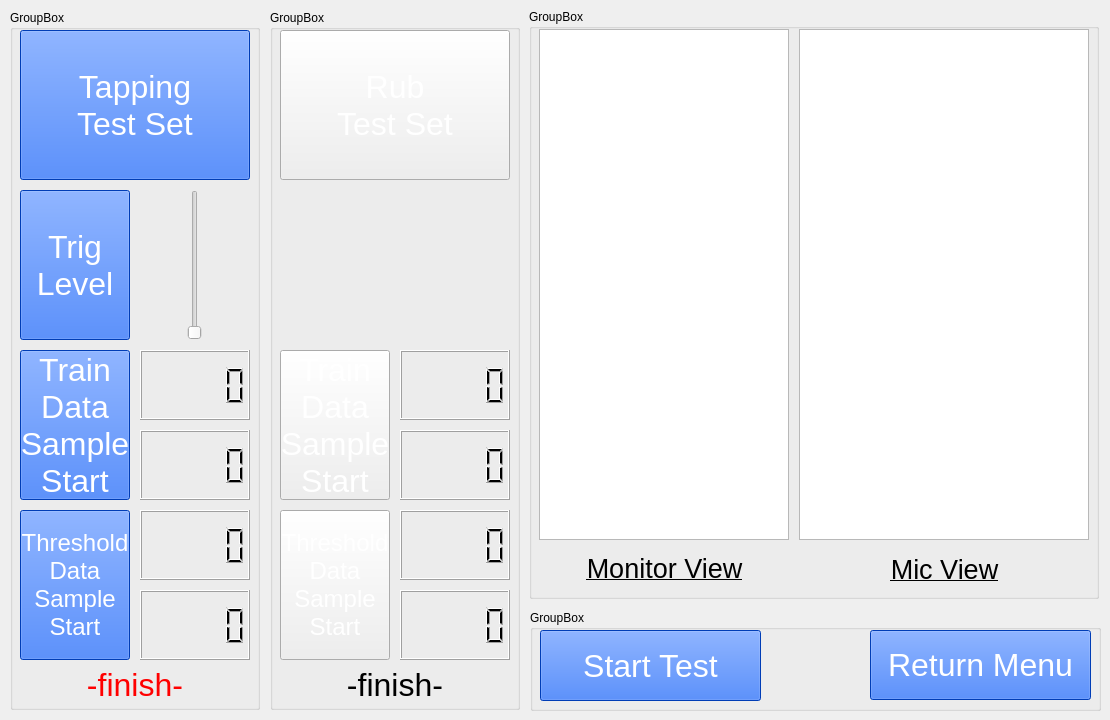
<?xml version="1.0" encoding="UTF-8"?>
<ui version="4.0">
 <class>Form</class>
 <widget class="QWidget" name="Form">
  <property name="geometry">
   <rect>
    <x>0</x>
    <y>0</y>
    <width>1110</width>
    <height>720</height>
   </rect>
  </property>
  <property name="windowTitle">
   <string>Form</string>
  </property>
  <widget class="QGroupBox" name="groupBox">
   <property name="geometry">
    <rect>
     <x>10</x>
     <y>10</y>
     <width>250</width>
     <height>700</height>
    </rect>
   </property>
   <property name="title">
    <string>GroupBox</string>
   </property>
   <widget class="QPushButton" name="pushButton_SetTap">
    <property name="geometry">
     <rect>
      <x>10</x>
      <y>20</y>
      <width>230</width>
      <height>150</height>
     </rect>
    </property>
    <property name="font">
     <font>
      <pointsize>24</pointsize>
     </font>
    </property>
    <property name="autoFillBackground">
     <bool>false</bool>
    </property>
    <property name="styleSheet">
     <string notr="true">background-color: rgb(0, 85, 255);
color: rgb(255, 255, 255);</string>
    </property>
    <property name="text">
     <string>Tapping
Test Set</string>
    </property>
   </widget>
   <widget class="QPushButton" name="pushButton_TrigLevel">
    <property name="geometry">
     <rect>
      <x>10</x>
      <y>180</y>
      <width>110</width>
      <height>150</height>
     </rect>
    </property>
    <property name="font">
     <font>
      <pointsize>24</pointsize>
     </font>
    </property>
    <property name="styleSheet">
     <string notr="true">background-color: rgb(0, 85, 255);
color: rgb(255, 255, 255);</string>
    </property>
    <property name="text">
     <string>Trig
Level</string>
    </property>
   </widget>
   <widget class="QSlider" name="verticalSlider_TrigLevel">
    <property name="geometry">
     <rect>
      <x>130</x>
      <y>180</y>
      <width>110</width>
      <height>150</height>
     </rect>
    </property>
    <property name="styleSheet">
     <string notr="true"/>
    </property>
    <property name="orientation">
     <enum>Qt::Vertical</enum>
    </property>
   </widget>
   <widget class="QPushButton" name="pushButton_TapTrainSampleStart">
    <property name="geometry">
     <rect>
      <x>10</x>
      <y>340</y>
      <width>110</width>
      <height>150</height>
     </rect>
    </property>
    <property name="font">
     <font>
      <pointsize>24</pointsize>
     </font>
    </property>
    <property name="styleSheet">
     <string notr="true">background-color: rgb(0, 85, 255);
color: rgb(255, 255, 255);</string>
    </property>
    <property name="text">
     <string>Train
Data
Sample
Start</string>
    </property>
   </widget>
   <widget class="QPushButton" name="pushButton_TapTHSampleStart">
    <property name="geometry">
     <rect>
      <x>10</x>
      <y>500</y>
      <width>110</width>
      <height>150</height>
     </rect>
    </property>
    <property name="font">
     <font>
      <pointsize>18</pointsize>
     </font>
    </property>
    <property name="styleSheet">
     <string notr="true">background-color: rgb(0, 85, 255);
color: rgb(255, 255, 255);</string>
    </property>
    <property name="text">
     <string>Threshold
Data
Sample
Start</string>
    </property>
   </widget>
   <widget class="QLabel" name="label_TapFinish">
    <property name="geometry">
     <rect>
      <x>10</x>
      <y>660</y>
      <width>230</width>
      <height>30</height>
     </rect>
    </property>
    <property name="font">
     <font>
      <pointsize>24</pointsize>
     </font>
    </property>
    <property name="styleSheet">
     <string notr="true">color: rgb(255, 0, 0);</string>
    </property>
    <property name="text">
     <string>-finish-</string>
    </property>
    <property name="textFormat">
     <enum>Qt::PlainText</enum>
    </property>
    <property name="alignment">
     <set>Qt::AlignCenter</set>
    </property>
   </widget>
   <widget class="QLCDNumber" name="lcdNumber_TapTrainSampleNumber">
    <property name="geometry">
     <rect>
      <x>130</x>
      <y>340</y>
      <width>110</width>
      <height>70</height>
     </rect>
    </property>
    <property name="font">
     <font>
      <pointsize>9</pointsize>
     </font>
    </property>
   </widget>
   <widget class="QLCDNumber" name="lcdNumber_TapTrainSampleAllNumber">
    <property name="geometry">
     <rect>
      <x>130</x>
      <y>420</y>
      <width>110</width>
      <height>70</height>
     </rect>
    </property>
   </widget>
   <widget class="QLCDNumber" name="lcdNumber_TapTHSampleNumber">
    <property name="geometry">
     <rect>
      <x>130</x>
      <y>500</y>
      <width>110</width>
      <height>70</height>
     </rect>
    </property>
   </widget>
   <widget class="QLCDNumber" name="lcdNumber_TapTHSampleAllNumber">
    <property name="geometry">
     <rect>
      <x>130</x>
      <y>580</y>
      <width>110</width>
      <height>70</height>
     </rect>
    </property>
   </widget>
  </widget>
  <widget class="QGroupBox" name="groupBox_2">
   <property name="geometry">
    <rect>
     <x>270</x>
     <y>10</y>
     <width>250</width>
     <height>700</height>
    </rect>
   </property>
   <property name="title">
    <string>GroupBox</string>
   </property>
   <widget class="QPushButton" name="pushButton_SetTRub">
    <property name="geometry">
     <rect>
      <x>10</x>
      <y>20</y>
      <width>230</width>
      <height>150</height>
     </rect>
    </property>
    <property name="font">
     <font>
      <pointsize>24</pointsize>
     </font>
    </property>
    <property name="styleSheet">
     <string notr="true">color: rgb(255, 255, 255);</string>
    </property>
    <property name="text">
     <string>Rub
Test Set</string>
    </property>
   </widget>
   <widget class="QPushButton" name="pushButton_RubTrainSampleStart">
    <property name="geometry">
     <rect>
      <x>10</x>
      <y>340</y>
      <width>110</width>
      <height>150</height>
     </rect>
    </property>
    <property name="font">
     <font>
      <pointsize>24</pointsize>
     </font>
    </property>
    <property name="styleSheet">
     <string notr="true">color: rgb(255, 255, 255);</string>
    </property>
    <property name="text">
     <string>Train
Data
Sample
Start</string>
    </property>
   </widget>
   <widget class="QPushButton" name="pushButton_RubTHSampleStart">
    <property name="geometry">
     <rect>
      <x>10</x>
      <y>500</y>
      <width>110</width>
      <height>150</height>
     </rect>
    </property>
    <property name="font">
     <font>
      <pointsize>18</pointsize>
     </font>
    </property>
    <property name="styleSheet">
     <string notr="true">color: rgb(255, 255, 255);</string>
    </property>
    <property name="text">
     <string>Threshold
Data
Sample
Start</string>
    </property>
   </widget>
   <widget class="QLCDNumber" name="lcdNumber_RubTHSampleTimes">
    <property name="geometry">
     <rect>
      <x>130</x>
      <y>500</y>
      <width>110</width>
      <height>70</height>
     </rect>
    </property>
   </widget>
   <widget class="QLCDNumber" name="lcdNumber_RubTrainSampleTime">
    <property name="geometry">
     <rect>
      <x>130</x>
      <y>340</y>
      <width>110</width>
      <height>70</height>
     </rect>
    </property>
   </widget>
   <widget class="QLCDNumber" name="lcdNumber_RubTHSampleAllTimes">
    <property name="geometry">
     <rect>
      <x>130</x>
      <y>580</y>
      <width>110</width>
      <height>70</height>
     </rect>
    </property>
   </widget>
   <widget class="QLCDNumber" name="lcdNumber_RubTrainSampleAllTime">
    <property name="geometry">
     <rect>
      <x>130</x>
      <y>420</y>
      <width>110</width>
      <height>70</height>
     </rect>
    </property>
   </widget>
   <widget class="QLabel" name="label_RubFinish">
    <property name="geometry">
     <rect>
      <x>10</x>
      <y>660</y>
      <width>230</width>
      <height>30</height>
     </rect>
    </property>
    <property name="font">
     <font>
      <pointsize>24</pointsize>
     </font>
    </property>
    <property name="text">
     <string>-finish-</string>
    </property>
    <property name="alignment">
     <set>Qt::AlignCenter</set>
    </property>
   </widget>
  </widget>
  <widget class="QGroupBox" name="groupBox_3">
   <property name="geometry">
    <rect>
     <x>529</x>
     <y>9</y>
     <width>570</width>
     <height>590</height>
    </rect>
   </property>
   <property name="title">
    <string>GroupBox</string>
   </property>
   <widget class="GraphicsLayoutWidget" name="graphicsView_Monitor">
    <property name="geometry">
     <rect>
      <x>10</x>
      <y>20</y>
      <width>250</width>
      <height>511</height>
     </rect>
    </property>
   </widget>
   <widget class="GraphicsLayoutWidget" name="graphicsView_Mic">
    <property name="geometry">
     <rect>
      <x>270</x>
      <y>20</y>
      <width>290</width>
      <height>511</height>
     </rect>
    </property>
   </widget>
   <widget class="QLabel" name="label_MonitorView">
    <property name="geometry">
     <rect>
      <x>10</x>
      <y>539</y>
      <width>251</width>
      <height>41</height>
     </rect>
    </property>
    <property name="font">
     <font>
      <pointsize>20</pointsize>
      <underline>true</underline>
     </font>
    </property>
    <property name="text">
     <string>Monitor View</string>
    </property>
    <property name="alignment">
     <set>Qt::AlignCenter</set>
    </property>
   </widget>
   <widget class="QLabel" name="label_MicView">
    <property name="geometry">
     <rect>
      <x>290</x>
      <y>540</y>
      <width>251</width>
      <height>41</height>
     </rect>
    </property>
    <property name="font">
     <font>
      <pointsize>20</pointsize>
      <underline>true</underline>
     </font>
    </property>
    <property name="text">
     <string>Mic View</string>
    </property>
    <property name="alignment">
     <set>Qt::AlignCenter</set>
    </property>
   </widget>
  </widget>
  <widget class="QGroupBox" name="groupBox_4">
   <property name="geometry">
    <rect>
     <x>530</x>
     <y>610</y>
     <width>571</width>
     <height>101</height>
    </rect>
   </property>
   <property name="title">
    <string>GroupBox</string>
   </property>
   <widget class="QPushButton" name="pushButton_ReturnMenu">
    <property name="geometry">
     <rect>
      <x>340</x>
      <y>20</y>
      <width>221</width>
      <height>70</height>
     </rect>
    </property>
    <property name="font">
     <font>
      <pointsize>24</pointsize>
     </font>
    </property>
    <property name="styleSheet">
     <string notr="true">background-color: rgb(0, 85, 255);
color: rgb(255, 255, 255);</string>
    </property>
    <property name="text">
     <string>Return Menu</string>
    </property>
   </widget>
   <widget class="QPushButton" name="pushButton_StartTest">
    <property name="geometry">
     <rect>
      <x>10</x>
      <y>20</y>
      <width>221</width>
      <height>71</height>
     </rect>
    </property>
    <property name="font">
     <font>
      <pointsize>24</pointsize>
     </font>
    </property>
    <property name="styleSheet">
     <string notr="true">background-color: rgb(0, 85, 255);
color: rgb(255, 255, 255);</string>
    </property>
    <property name="text">
     <string>Start Test</string>
    </property>
   </widget>
  </widget>
 </widget>
 <customwidgets>
  <customwidget>
   <class>GraphicsLayoutWidget</class>
   <extends>QGraphicsView</extends>
   <header location="global">pyqtgraph</header>
  </customwidget>
 </customwidgets>
 <resources/>
 <connections/>
</ui>
